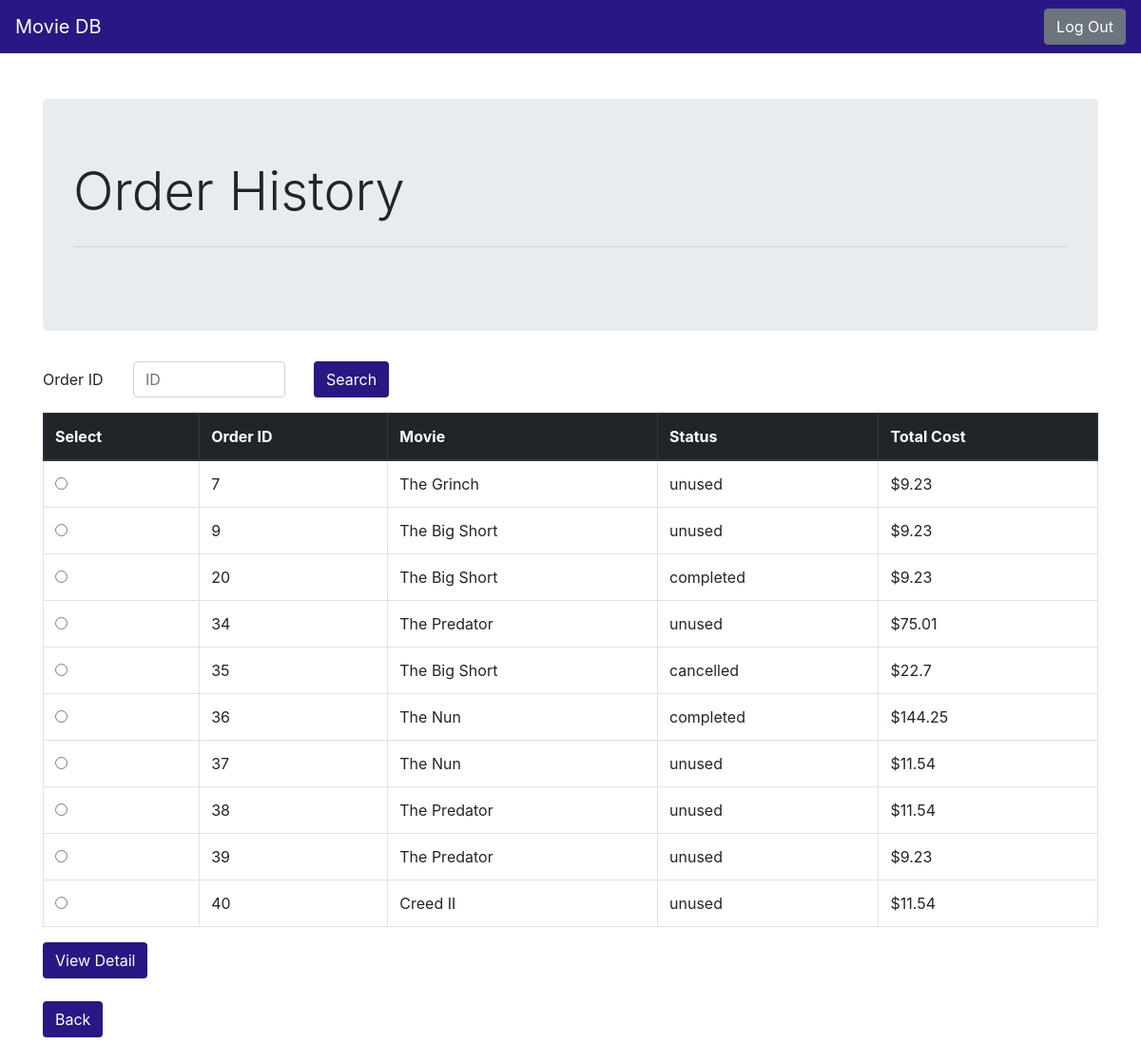
The page /order_history (signed in) on the database its author committed.
### tables this page shows
CREATE TABLE ORDERS (
  order_ID integer primary key autoincrement,
  o_date date not null,
  senior_tickets int not null,
  child_tickets int not null,
  adult_tickets int not null,
  total_tickets int not null,
  o_time time not null,
  status varchar[30],
  card_number int not null,
  username varchar[30] not null,
  title varchar[100] not null,
  theater_id int not null,
  constraint ORDERCARD foreign key(card_number) references PAYMENT_INFO(card_no) on delete set null on update cascade,
  constraint ORDERUSER foreign key(username) references CUSTOMER(username) on delete set null on update cascade,
  constraint ORDERTITLE foreign key(title) references MOVIE(title) on delete set null on update cascade,
  constraint ORDERTHEATER foreign key(theater_id) references THEATER(theater_id) on delete set null on update cascade
);

### p3.py (the view)
@app.route('/order_history', methods=['GET', 'POST'])
def order_history():
    db = get_db()
    cur = db.execute('select order_ID, title, status, adult_tickets, senior_tickets, child_tickets from ORDERS where username=?;',[session.get('user')])
    orders = cur.fetchall()
    cur = db.execute('select child_discount as disc from SYSTEM_INFO where child_discount is not null;')
    c = cur.fetchone()
    cur = db.execute('select senior_discount as disc from SYSTEM_INFO where senior_discount is not null;')
    s = cur.fetchone()
    o = []
    cur = db.execute('select cancellation_fee from SYSTEM_INFO where cancellation_fee is not null;')
    fee = cur.fetchone()
    for order in orders:
        total = round((int(order['adult_tickets'])*11.54)+(int(order['child_tickets'])*11.54*c['disc'])+(int(order['senior_tickets'])*11.54*s['disc']),2)
        if order['status'] == 'cancelled':
            total = total - int(fee['cancellation_fee'])
        o.append({'order_ID':order['order_ID'], 'title':order['title'], 'status':order['status'], 'total':total})
    return render_template('order_history.html', orders=o, c=c, s=s)

### p3.py (called while the page is built)
def connect_db():
    rv = sqlite3.connect(app.config['DATABASE'])
    rv.row_factory = sqlite3.Row
    return rv

def get_db():
    if not hasattr(g, 'sqlite_db'):
        g.sqlite_db = connect_db()
    return g.sqlite_db

### templates/order_history.html (shortened to what this page needs)
{% extends "navbar.html" %}
{% block body %}
<div class="container">
  <div class="jumbotron">
    <h1 class="display-4">Order History</h1>
    <hr class="my-4">
  </div>
  {% if not orders %}
  <h2>You havent placed any orders yet</h2>
  {% else %}
  <form action="{{ url_for('order_detail') }}" method=post>
    <div class="form-group row">
      <label for="search" class="col-sm-1 col-form-label">Order ID</label>
      <div class="col-sm-2">
        <input type="number" class="form-control" id="search" name="search" placeholder="ID">
      </div>
      <div class="col-sm-1">
        <button type="submit" class="btn" style="background-color: #291784; color: #FFFFFF;">Search</button>
      </div>
    </div>
  </form>
  <form action="{{ url_for('order_detail') }}" method=post>
    <table class="table table-bordered">
      <thead class="thead-dark">
        <tr>
          <th scope="col">Select</th>
          <th scope="col">Order ID</th>
          <th scope="col">Movie</th>
          <th scope="col">Status</th>
          <th scope="col">Total Cost</th>
        </tr>
      </thead>
      <tbody>
        {% for order in orders %}
        <tr>
          <th scope="row">
            <div style="padding-left: 20px">
              <input type="radio" class="form-check-input" name="search" id="search" value="{{ order.order_ID }}">
            </div>
          </th>
          <td>{{ order.order_ID }}</td>
          <td>{{ order.title }}</td>
          <td>{{ order.status }}</td>
          <td>${{ order.total }}</td>
        </tr>
        {% endfor %}
      </tbody>
    </table>
    <button type="submit" class="btn" style="background-color: #291784; color: #FFFFFF;">View Detail</button>
  </form>
  <br>
  <a href="{{ url_for('me') }}" class="btn" role="button" aria-pressed="true"
    style="background-color: #291784; color: #FFFFFF;">Back</a>
  <br><br><br>
  {% endif %}
</div>
{% endblock %}

### rows shown on the page
ORDERS: order_ID "7", title "The Grinch", status "unused", total "9.23"
ORDERS: order_ID "9", title "The Big Short", status "unused", total "9.23"
ORDERS: order_ID "20", title "The Big Short", status "completed", total "9.23"
ORDERS: order_ID "34", title "The Predator", status "unused", total "75.01"
ORDERS: order_ID "35", title "The Big Short", status "cancelled", total "22.7"
ORDERS: order_ID "36", title "The Nun", status "completed", total "144.25"
ORDERS: order_ID "37", title "The Nun", status "unused", total "11.54"
ORDERS: order_ID "38", title "The Predator", status "unused", total "11.54"
ORDERS: order_ID "39", title "The Predator", status "unused", total "9.23"
ORDERS: order_ID "40", title "Creed II", status "unused", total "11.54"
